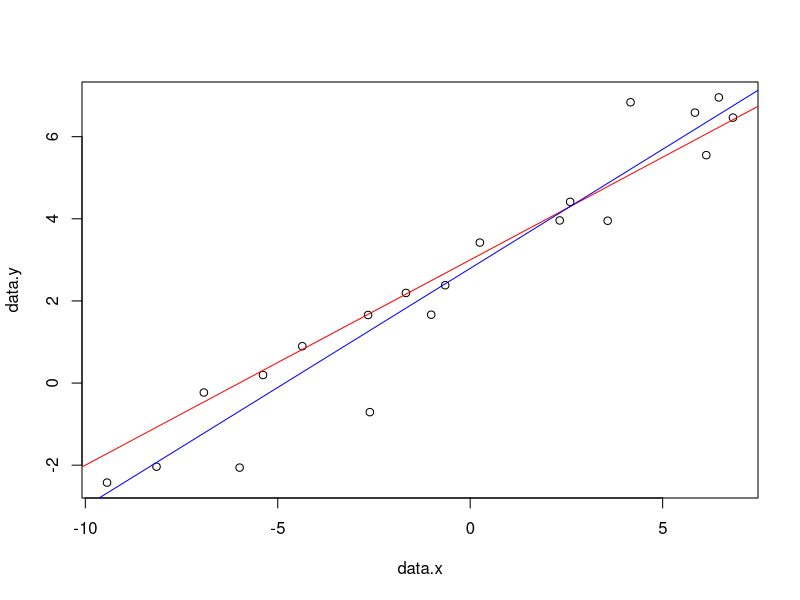

This chart was generated by the following R code:
library(dplyr)
set.seed(12604)

# back to the linear model

intercept <- 3
slope <- 0.5

data.x <- runif(20, min=-10, max=10)
data.y <- rnorm(20, mean=(slope*data.x + intercept), sd = 1)

plot(data.x, data.y)
abline(a = intercept, b=slope, col="red")

model.data <- data.frame(x=data.x, y=data.y)

# write a function like the one that calculated RMSE, but this time calculate likelihood
# for the set of parameters. to do this, assume that each data point is normally distributed
# around the line with sd = 1. you'll set the mean of the normal distribution to be the model's
# predicted Y value for the given X value, and then use dnorm() to find the density of the normal.

# it'll be important to use negative log likelihood here.

calculate.likelihood <- function(parameters){
  intercept <- parameters[1]
  slope <- parameters[2]
  
  model.data <- model.data %>%
    mutate(y.pred = intercept + slope*x) %>%
    mutate(log.prob.y = dnorm(y, mean=y.pred, sd=1, log=T))
  
  return(-sum(model.data$log.prob.y))
}

# run optim() to find the best fitting parameters and plot a line showing the best model fit.
result <- optim(par=c(0,0), calculate.likelihood)

best.intercept <- result$par[1]
best.slope <- result$par[2]

abline(a=best.intercept, b=best.slope, col="blue")
